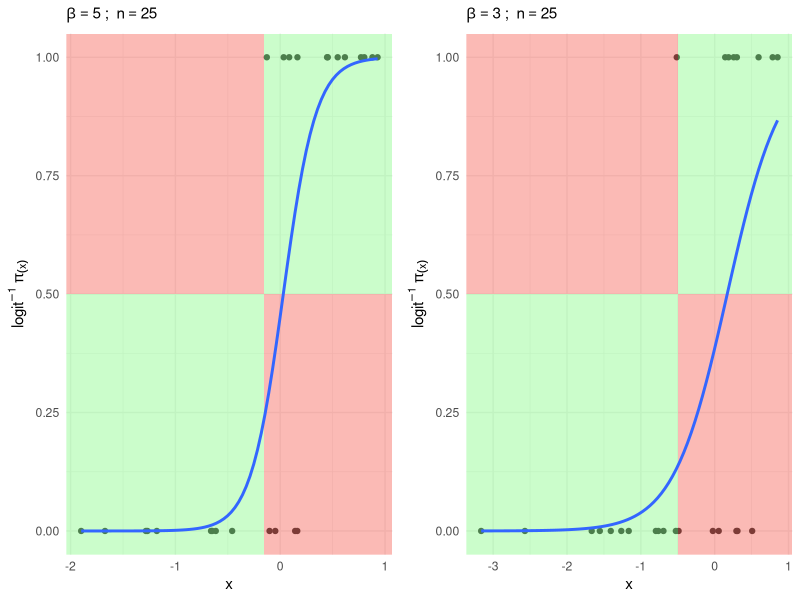
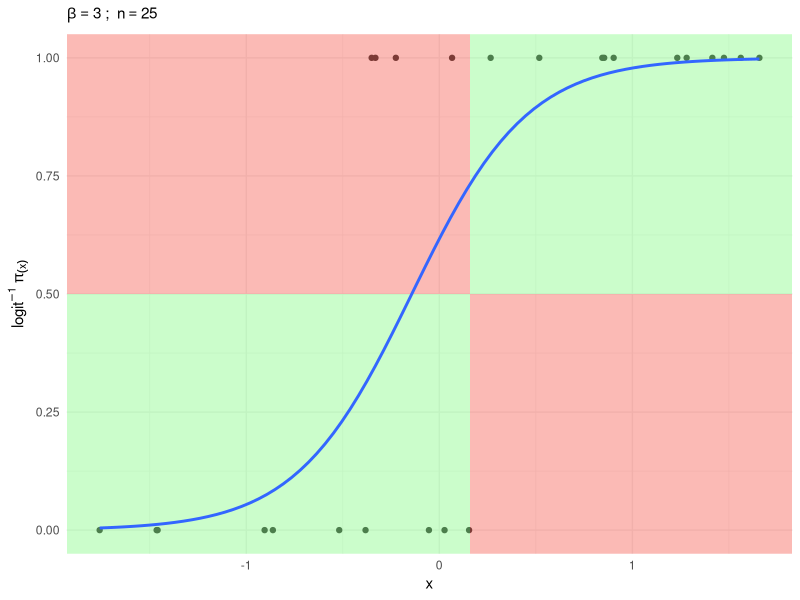
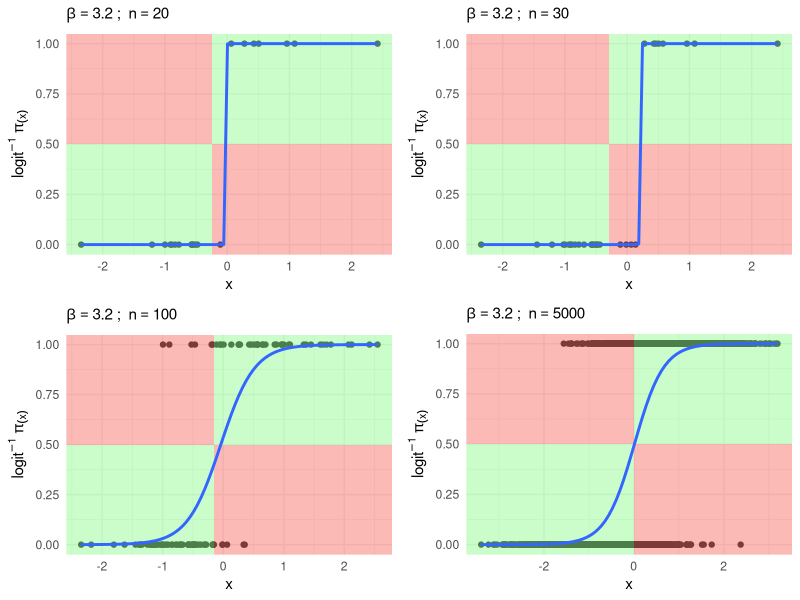
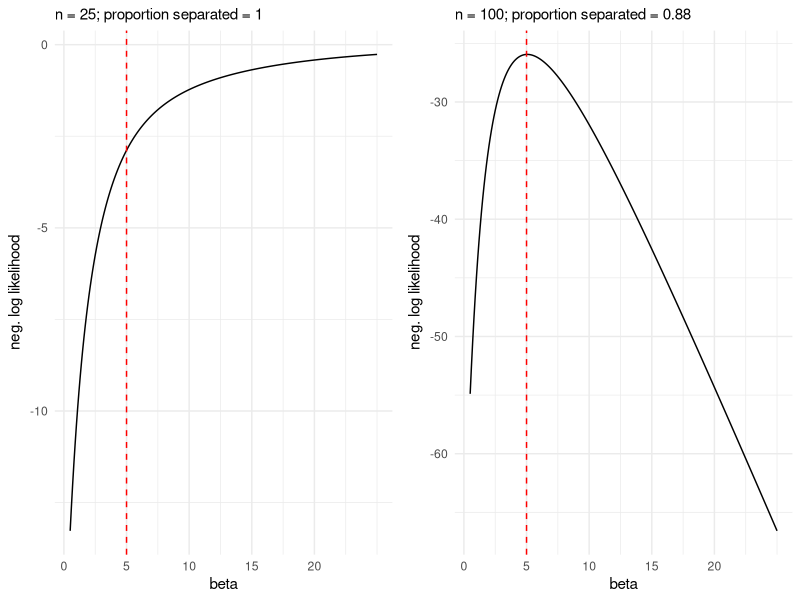

Generate these figures, in order, with R:
## ---- chunk 1
knitr::opts_chunk$set(fig.retina=2)
## ---- chunk 2
### packages
packs <- c("tidyverse", "furrr", "hrbrthemes")
for (pack in packs) {
  
  if (pack %in% installed.packages()){
    
    require(pack, character.only = TRUE)
    
  } else {
    
    install.packages(pack)
    require(pack, character.only = TRUE)
    
  }
}
## turn off scientific notation
options(scipen=999)
## plot settings: default
theme_set(theme_minimal())
## ---- chunk 3
### function for generating logistic regression data
logistic_sim <- function(n = 100, beta = 0.5, seed = NULL){
  
  ####################################################################################################################
  ### simulate population data for a logistic regression y|x ~ logit^{-1} \pi(x)
  # model details:
      # y|x ~ Binomial(1, \pi) \\
      # \pi = logit^{-1} \pi = \frac{exp(\alpha + \beta X)}{1 + exp(\alpha + \beta X)} \\
      # X ~ N(0,1) \\
      # \alpha = 0
  # n: int; size of the population data to simulate. 
  # beta: numerical; true beta parameter value used to generate the population data, i.e. \pi for y ~ Binomial(1, \pi)
  # seed: int; random seed user defined
  #####################################################################################################################
  
    ### simulate population data
  if (length(seed) == 0) {
    
    random_seed <- sample(.Random.seed, 1) 
    
  } else {
    
    random_seed <- seed
    
  }
  alpha <- 0 # centered data
  df <- tibble(x = rnorm(n, 0, 1)) %>%
    mutate(pi = plogis((alpha + beta * x)), 
           y = rbinom(n, 1, prob = pi),
           random_seed = random_seed)
  
  return(df)
}

## ---- chunk 4
### function for generating logistic regression data
logistic_sim <- function(n = 100, beta = 0.5, seed = NULL){
  
  ####################################################################################################################
  ### simulate population data for a logistic regression y|x ~ logit^{-1} \pi(x)
  # model details:
      # y|x ~ Binomial(1, \pi) \\
      # \pi = logit^{-1} \pi = \frac{exp(\alpha + \beta X)}{1 + exp(\alpha + \beta X)} \\
      # X ~ N(0,1) \\
      # \alpha = 0
  # n: int; size of the population data to simulate. 
  # beta: numerical; true beta parameter value used to generate the population data, i.e. \pi for y ~ Binomial(1, \pi)
  # seed: int; random seed user defined
  #####################################################################################################################
  
    ### simulate population data
  if (length(seed) == 0) {
    
    random_seed <- sample(.Random.seed, 1) 
    
  } else {
    
    random_seed <- seed
    
  }
  alpha <- 0 # centered data
  df <- tibble(x = rnorm(n, 0, 1)) %>%
    mutate(pi = plogis((alpha + beta * x)), 
           y = rbinom(n, 1, prob = pi),
           random_seed = random_seed)
  
  return(df)
}


make_separation_plot <- function(n = 100, beta = 0.5, seed = 1234) {
  
  df <- logistic_sim(n = n, beta = beta, seed = seed)
  
  p <- df %>%
    ggplot(aes(x = x, y = y)) + 
    geom_point() +
    annotate("rect", xmin = -Inf, xmax = mean(df$x), ymin = -Inf, ymax = .5, fill = "palegreen", alpha = 0.5) +
    annotate("rect", xmin = mean(df$x), xmax = Inf, ymin = -Inf, ymax = .5, fill = "#F8766D", alpha = 0.5)  +
    annotate("rect", xmin = -Inf, xmax = mean(df$x), ymin = Inf, ymax = .5, fill = "#F8766D", alpha = 0.5) +
    annotate("rect", xmin = mean(df$x), xmax = Inf, ymin = Inf, ymax = .5, fill = "palegreen", alpha = 0.5) +
    stat_smooth(method = "glm", 
                method.args = list(family = "binomial"),
                se = FALSE) +
    labs(subtitle = bquote(beta == .(beta) ~ "; " ~ n == .(n)),
         y = bquote(logit^-1 ~pi[(x)]))
  
  return(p) 
}

p1 <- make_separation_plot(n = 25, beta = 5, seed = 1234)
p2 <- make_separation_plot(n = 25, beta = 3, seed = 1234)
cowplot::plot_grid(plotlist = list(p1,p2))
## ---- chunk 5
p <- make_separation_plot(n = 25, beta = 3, seed = 123)
p
## ---- chunk 6
logistic_sim <- function(n = 100, beta = 0.5, seed = 1234){
  
  set.seed(seed)
  alpha <- 0 # centered data
  df <- tibble(x = rnorm(n, 0, 1)) %>%
    mutate(pi = plogis((alpha + beta * x)), ## P(Y = 1| X) = logit^-1 \pi_i = \frac{exp(\alpha + x * \beta)}{1 + exp(\alpha + x * \beta)}
           y = rbinom(n, 1, prob = pi))
  
  return(df)
}

n <- c(20, 30, 100, 5000)
plots <- map(n, ~make_separation_plot(n = .x, beta = 3.2, seed = 1234))
cowplot::plot_grid(plotlist = plots)


## ---- chunk 7
plot_compare_likelihoods_n <- function (beta, n, up_to = 20){
  
  ## Define the negative log likelihood function
  logl <- function(beta,x,y){
    y <- y
    x <- as.matrix(x)
    loglik <- sum(-y*log(1 + exp(-(x%*%beta))) - (1-y)*log(1 + exp(x%*%beta)))
    ## turn to df
    out <- tibble(loglikelihood = loglik,
             x = x,
             beta = beta,
             y = y) %>%
      mutate(overlap = if_else((x * beta > 0 & y == 1) | (x * beta < 0 & y == 0), 1, 0))
    return(out)
  }
  
  plot_list <- list()
  for (i in 1:length(n)) {
    b <- beta
    s <- n[i]
    print(b)
    ## generate the data given the beta
    d <- logistic_sim(beta = b, n = s, seed = 123)
    ## copute the log likelihood and make the plit
    df <-  map_df(seq(from = 0.5, to = b + up_to, by = 0.1), ~ logl(x = d$x, y = d$y, beta = .x)) 
    p <- df %>%
      ggplot(aes(beta, loglikelihood)) + 
      geom_line() + 
      geom_vline(xintercept = b, color = "red", linetype = "dashed") +
      scale_x_continuous(breaks = seq(from = 0, to = up_to, by = 5)) + 
      labs(y = "neg. log likelihood",subtitle = paste0("n = ", s, "; proportion separated = ", sum(df$overlap)/nrow(df)))
    
    plot_list[[i]] <- p
    
  }
  
  return(plot_list)
  
}
cowplot::plot_grid(plotlist = plot_compare_likelihoods_n(beta = 5, n = c(25, 100)))

